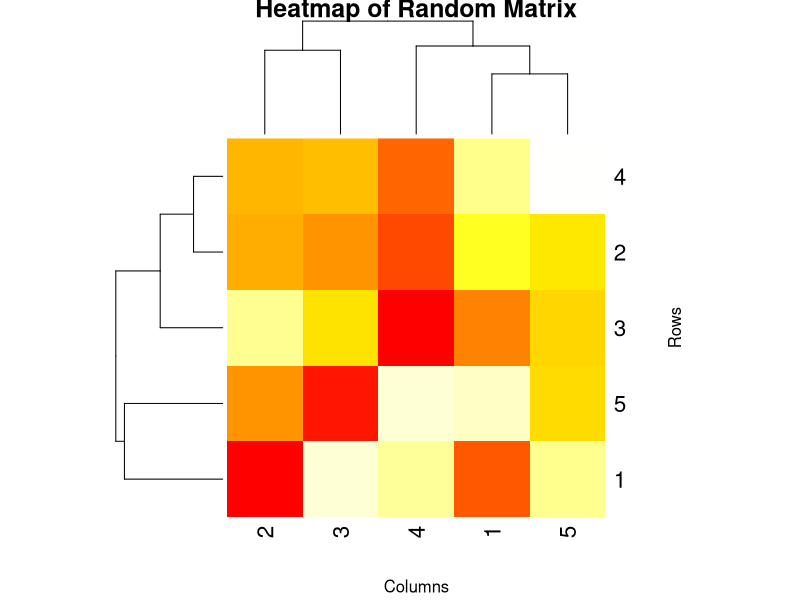

Reproduce this figure in R.
# Create a matrix from scratch
# Let's create a 5x5 matrix with random values
set.seed(123)  # For reproducibility
matrix_data <- matrix(runif(25, min = 1, max = 100), nrow = 5, ncol = 5)

# Print the matrix
print(matrix_data)

# Plot the matrix as a heatmap
heatmap(matrix_data, 
        main = "Heatmap of Random Matrix", 
        xlab = "Columns", 
        ylab = "Rows", 
        col = heat.colors(256), 
        scale = "none")
